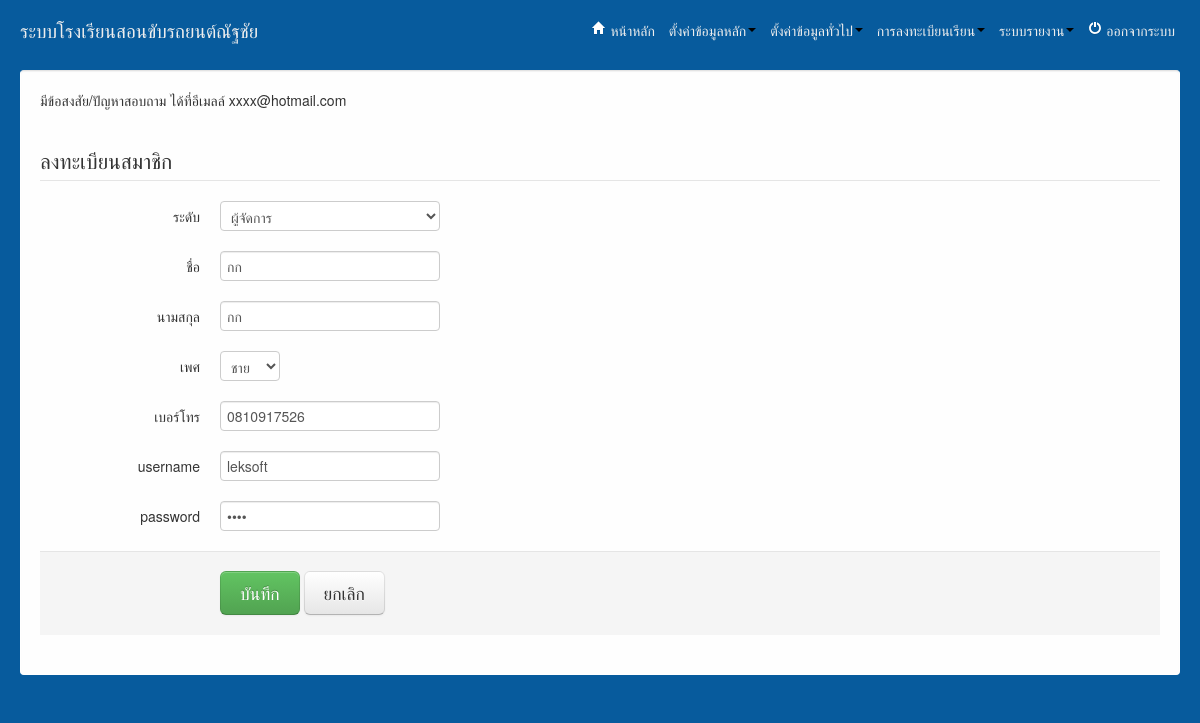
Screenshot of /admin/index.php?url=form_user.php&id=23 (signed in) with the database file from the repository.
### tables this page shows
CREATE TABLE IF NOT EXISTS `tbuser` (
  `id` int(5) NOT NULL AUTO_INCREMENT,
  `username` varchar(20) NOT NULL,
  `password` varchar(20) NOT NULL,
  `fname` varchar(50) NOT NULL,
  `lname` varchar(50) NOT NULL,
  `email` varchar(50) NOT NULL,
  `gender` varchar(50) NOT NULL,
  `tel` varchar(13) NOT NULL,
  `type` varchar(20) NOT NULL,
  `m_status` varchar(5) NOT NULL,
  PRIMARY KEY (`id`)
);

### admin/form_user.php (the view, shortened to what this page needs)
<?php
@$id = $_GET['id'];
if(!empty($id)){
	$rs = mysql_query('SELECT * FROM tbuser WHERE id = '.$id);
	$val = mysql_fetch_assoc($rs);
}
?>
<div style="margin-top:30px;">
<legend>ลงทะเบียนสมาชิก</legend>
<form class="form-horizontal" action="save_user.php" method="post">
	<div class="control-group">
		<label for="type" class="control-label">ระดับ</label>
		<div class="controls">
			<?php echo level_options(@$val['type']); ?>
		</div>
	</div>
	<div class="control-group">
		<label for="fname" class="control-label">ชื่อ</label>
		<div class="controls">
			<input type="text" name="fname" value="<?php echo @$val['fname']; ?>" >
		</div>
	</div>
	<div class="control-group">
		<label for="lname" class="control-label">นามสกุล</label>
		<div class="controls">
			<input type="text" name="lname" value="<?php echo @$val['lname']; ?>">
		</div>
	</div>
	<div class="control-group">
		<label for="gender" class="control-label">เพศ</label>
		<div class="controls">
			<?php echo gender_options(@$val['gender']); ?>
		</div>
	</div>
	<div class="control-group">
		<label for="tel" class="control-label">เบอร์โทร</label>
		<div class="controls">
			<input type="text" name="tel" value="<?php echo @$val['tel']; ?>">
		</div>
	</div>
	<div class="control-group">
		<label for="username" class="control-label">username</label>
		<div class="controls">
			<input type="text" name="username" value="<?php echo @$val['username']; ?>">
		</div>
	</div>
	<div class="control-group">
		<label for="password" class="control-label">password</label>
		<div class="controls">
			<input type="password" name="password" value="<?php echo @$val['password']; ?>">
		</div>
	</div>
	<div class="form-actions">
		<input class="btn btn-success btn-large" type="submit" value="บันทึก">
		<a href="index.php?url=index_user.php" class="btn btn-large">ยกเลิก</a>
	</div>
</form>
</div>

### db/function.php (shortened to what this page needs)
<?php
function gender_options($selected = null) {
    if ($selected == 'm') {
        $m_selected = 'selected="selected"';
    } else if ($selected == 'f') {
        $f_selected = 'selected="selected"';
    } else {
        $m_selected = '';
        $f_selected = '';
    }
    $html = '<select class="span1" name="gender">';
    $html .= '<option>เลือก</option>';
    $html .= '<option value="m" ' . @$m_selected . '>ชาย</option>';
    $html .= '<option value="f" ' . @$f_selected . '>หญิง</option>';
    $html .= '</select>';
    return $html;
}
function level_options($selected = null) {
    $array = array(
        'admin' => 'ผู้ดูแลระบบ',
        'user' => 'ผู้เรียน',
        'teacher' => 'อาจารย์ฝึกหัด',
        'manager' => 'ผู้จัดการ'
    );
    $html = '<select name="type">';
    $html .= '<option>เลือก</option>';
    foreach ($array as $key => $val) {
        if ($selected == $key) {
            $html .= '<option value="' . $key . '" selected="selected">' . $val . '</option>';
        } else {
            $html .= '<option value="' . $key . '">' . $val . '</option>';
        }
    }
    $html .= '</select>';
    return $html;
}
?>

### admin/css/mycss.css (style rules this page uses)
* { margin: 0; padding: 0; }

### rows the page displays
tbuser: type "ผู้จัดการ", fname "กก", lname "กก", tel "0810917526", username "leksoft"
